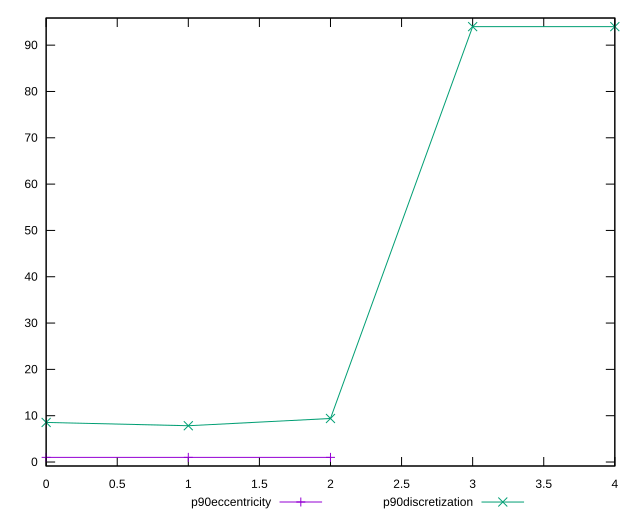

Generate this figure with gnuplot:
reset

$p90Eccentricity <<EOF
0 1.0000000000000007
1 0.9999999999999989
2 1.0000000000000007
EOF

$p90Discretization <<EOF
0 8.545454545454545
1 7.833333333333333
2 9.4
3 94
4 94
EOF

set key outside below
set xrange [0:4]
set yrange [-0.8600000000000012:95.86]
set trange [-0.8600000000000012:95.86]
set terminal svg size 640, 520 enhanced background rgb 'white'
set output "report_00013_2021-02-09T12-04-24.940Z/offscreen-images/progression/eccentricity.svg"

plot $p90Eccentricity title "p90eccentricity" with linespoints, \
     $p90Discretization title "p90discretization" with linespoints

reset
